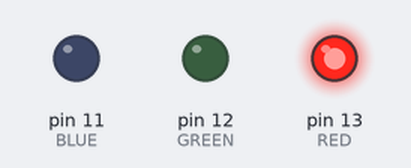
A sketch run on a simulated Arduino Uno, built with avr-gcc and run on an emulated ATmega328P. Parts: output pins drawn as LEDs (lit = HIGH).

Above: at 0.15 s.
At 1.35 s:
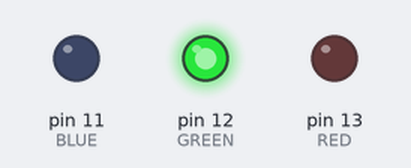
At 2.55 s:
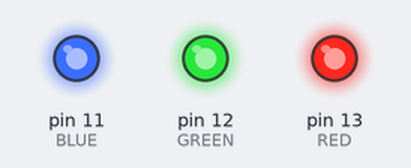
Timing chart, 0 to 3.0 s (numbered marks = the images above):
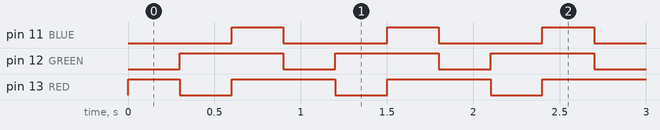

The sketch:

sketch_apr11a.ino
```cpp
#define RED 13
#define GREEN 12
#define BLUE 11


void setup() {
  // put your setup code here, to run once:

  pinMode (13, OUTPUT);
  pinMode (12, OUTPUT);
  pinMode (11, OUTPUT);


}

void loop() {
  // put your main code here, to run repeatedly:

  digitalWrite(RED, HIGH);
  digitalWrite(GREEN, LOW);
  digitalWrite(BLUE, LOW);
  delay(300);
  digitalWrite(RED, LOW);
  digitalWrite(GREEN, HIGH);
  digitalWrite(BLUE, LOW);
  delay(300);
  digitalWrite(RED, HIGH);
  digitalWrite(GREEN,HIGH );
  digitalWrite(BLUE, HIGH);
  delay(300);

}
```

Measured:
- by itself, pin 11 (BLUE): alternates HIGH for 0.30 s and LOW for 0.60 s
- by itself, pin 12 (GREEN): alternates HIGH for 0.60 s and LOW for 0.30 s
- by itself, pin 13 (RED): repeats every 0.90 s: LOW 0.30 s, HIGH 0.60 s
